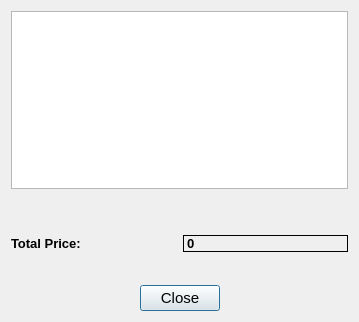
<?xml version="1.0" encoding="UTF-8"?>
<ui version="4.0">
 <class>Receipt</class>
 <widget class="QDialog" name="Receipt">
  <property name="geometry">
   <rect>
    <x>0</x>
    <y>0</y>
    <width>359</width>
    <height>322</height>
   </rect>
  </property>
  <property name="windowTitle">
   <string>Dialog</string>
  </property>
  <layout class="QVBoxLayout" name="verticalLayout">
   <item>
    <widget class="QTextBrowser" name="textbrowser"/>
   </item>
   <item>
    <spacer name="verticalSpacer">
     <property name="orientation">
      <enum>Qt::Vertical</enum>
     </property>
     <property name="sizeType">
      <enum>QSizePolicy::Fixed</enum>
     </property>
     <property name="sizeHint" stdset="0">
      <size>
       <width>20</width>
       <height>40</height>
      </size>
     </property>
    </spacer>
   </item>
   <item>
    <layout class="QHBoxLayout" name="horizontalLayout_4">
     <item>
      <layout class="QHBoxLayout" name="horizontalLayout_3">
       <item>
        <layout class="QHBoxLayout" name="horizontalLayout_2">
         <item>
          <widget class="QLabel" name="totalpricelabel">
           <property name="font">
            <font>
             <pointsize>10</pointsize>
             <weight>75</weight>
             <bold>true</bold>
            </font>
           </property>
           <property name="text">
            <string>Total Price:</string>
           </property>
          </widget>
         </item>
        </layout>
       </item>
       <item>
        <widget class="QLabel" name="totalsumlabel">
         <property name="font">
          <font>
           <pointsize>10</pointsize>
           <weight>75</weight>
           <bold>true</bold>
          </font>
         </property>
         <property name="layoutDirection">
          <enum>Qt::LeftToRight</enum>
         </property>
         <property name="frameShape">
          <enum>QFrame::Panel</enum>
         </property>
         <property name="text">
          <string>0</string>
         </property>
        </widget>
       </item>
      </layout>
     </item>
    </layout>
   </item>
   <item>
    <spacer name="verticalSpacer_2">
     <property name="orientation">
      <enum>Qt::Vertical</enum>
     </property>
     <property name="sizeHint" stdset="0">
      <size>
       <width>20</width>
       <height>40</height>
      </size>
     </property>
    </spacer>
   </item>
   <item>
    <layout class="QHBoxLayout" name="horizontalLayout">
     <item>
      <spacer name="horizontalSpacer">
       <property name="orientation">
        <enum>Qt::Horizontal</enum>
       </property>
       <property name="sizeHint" stdset="0">
        <size>
         <width>40</width>
         <height>20</height>
        </size>
       </property>
      </spacer>
     </item>
     <item>
      <widget class="QPushButton" name="closebutton">
       <property name="font">
        <font>
         <pointsize>11</pointsize>
        </font>
       </property>
       <property name="text">
        <string>Close</string>
       </property>
      </widget>
     </item>
     <item>
      <spacer name="horizontalSpacer_2">
       <property name="orientation">
        <enum>Qt::Horizontal</enum>
       </property>
       <property name="sizeHint" stdset="0">
        <size>
         <width>40</width>
         <height>20</height>
        </size>
       </property>
      </spacer>
     </item>
    </layout>
   </item>
  </layout>
 </widget>
 <resources/>
 <connections/>
</ui>
